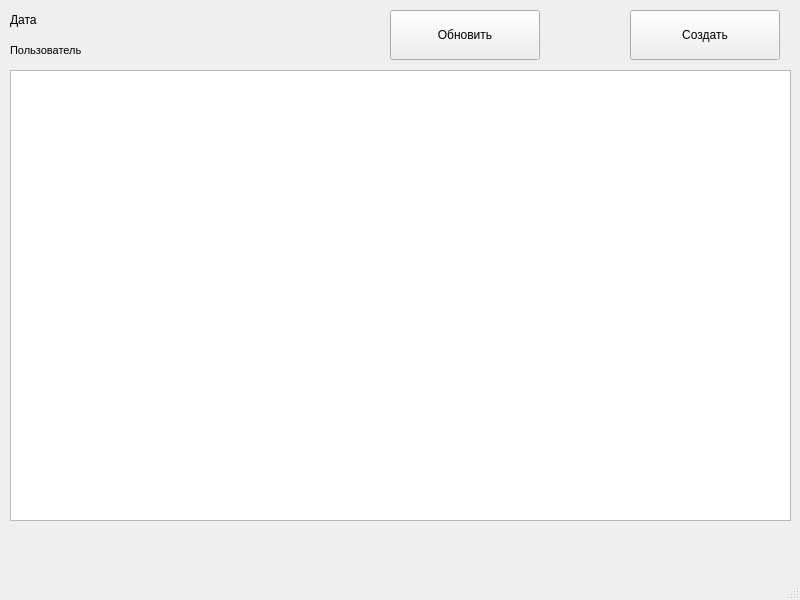
<?xml version="1.0" encoding="UTF-8"?>
<ui version="4.0">
 <class>MainWindow</class>
 <widget class="QMainWindow" name="MainWindow">
  <property name="geometry">
   <rect>
    <x>0</x>
    <y>0</y>
    <width>800</width>
    <height>600</height>
   </rect>
  </property>
  <property name="minimumSize">
   <size>
    <width>800</width>
    <height>600</height>
   </size>
  </property>
  <property name="maximumSize">
   <size>
    <width>800</width>
    <height>600</height>
   </size>
  </property>
  <property name="windowTitle">
   <string>MainWindow</string>
  </property>
  <widget class="QWidget" name="centralwidget">
   <widget class="QTableView" name="tableView">
    <property name="geometry">
     <rect>
      <x>10</x>
      <y>70</y>
      <width>781</width>
      <height>451</height>
     </rect>
    </property>
   </widget>
   <widget class="QPushButton" name="button_refresh">
    <property name="geometry">
     <rect>
      <x>390</x>
      <y>10</y>
      <width>150</width>
      <height>50</height>
     </rect>
    </property>
    <property name="minimumSize">
     <size>
      <width>150</width>
      <height>50</height>
     </size>
    </property>
    <property name="maximumSize">
     <size>
      <width>150</width>
      <height>50</height>
     </size>
    </property>
    <property name="text">
     <string>Обновить</string>
    </property>
   </widget>
   <widget class="QLabel" name="label_data">
    <property name="geometry">
     <rect>
      <x>10</x>
      <y>10</y>
      <width>80</width>
      <height>20</height>
     </rect>
    </property>
    <property name="minimumSize">
     <size>
      <width>80</width>
      <height>20</height>
     </size>
    </property>
    <property name="maximumSize">
     <size>
      <width>80</width>
      <height>20</height>
     </size>
    </property>
    <property name="text">
     <string>Дата</string>
    </property>
   </widget>
   <widget class="QPushButton" name="button_new">
    <property name="geometry">
     <rect>
      <x>630</x>
      <y>10</y>
      <width>150</width>
      <height>50</height>
     </rect>
    </property>
    <property name="minimumSize">
     <size>
      <width>150</width>
      <height>50</height>
     </size>
    </property>
    <property name="maximumSize">
     <size>
      <width>150</width>
      <height>50</height>
     </size>
    </property>
    <property name="text">
     <string>Создать</string>
    </property>
   </widget>
   <widget class="QLabel" name="label_user">
    <property name="geometry">
     <rect>
      <x>10</x>
      <y>40</y>
      <width>150</width>
      <height>20</height>
     </rect>
    </property>
    <property name="minimumSize">
     <size>
      <width>150</width>
      <height>20</height>
     </size>
    </property>
    <property name="maximumSize">
     <size>
      <width>150</width>
      <height>20</height>
     </size>
    </property>
    <property name="font">
     <font>
      <pointsize>8</pointsize>
     </font>
    </property>
    <property name="text">
     <string>Пользователь</string>
    </property>
   </widget>
  </widget>
  <widget class="QMenuBar" name="menubar">
   <property name="geometry">
    <rect>
     <x>0</x>
     <y>0</y>
     <width>800</width>
     <height>21</height>
    </rect>
   </property>
  </widget>
  <widget class="QStatusBar" name="statusbar"/>
 </widget>
 <resources/>
 <connections/>
</ui>
